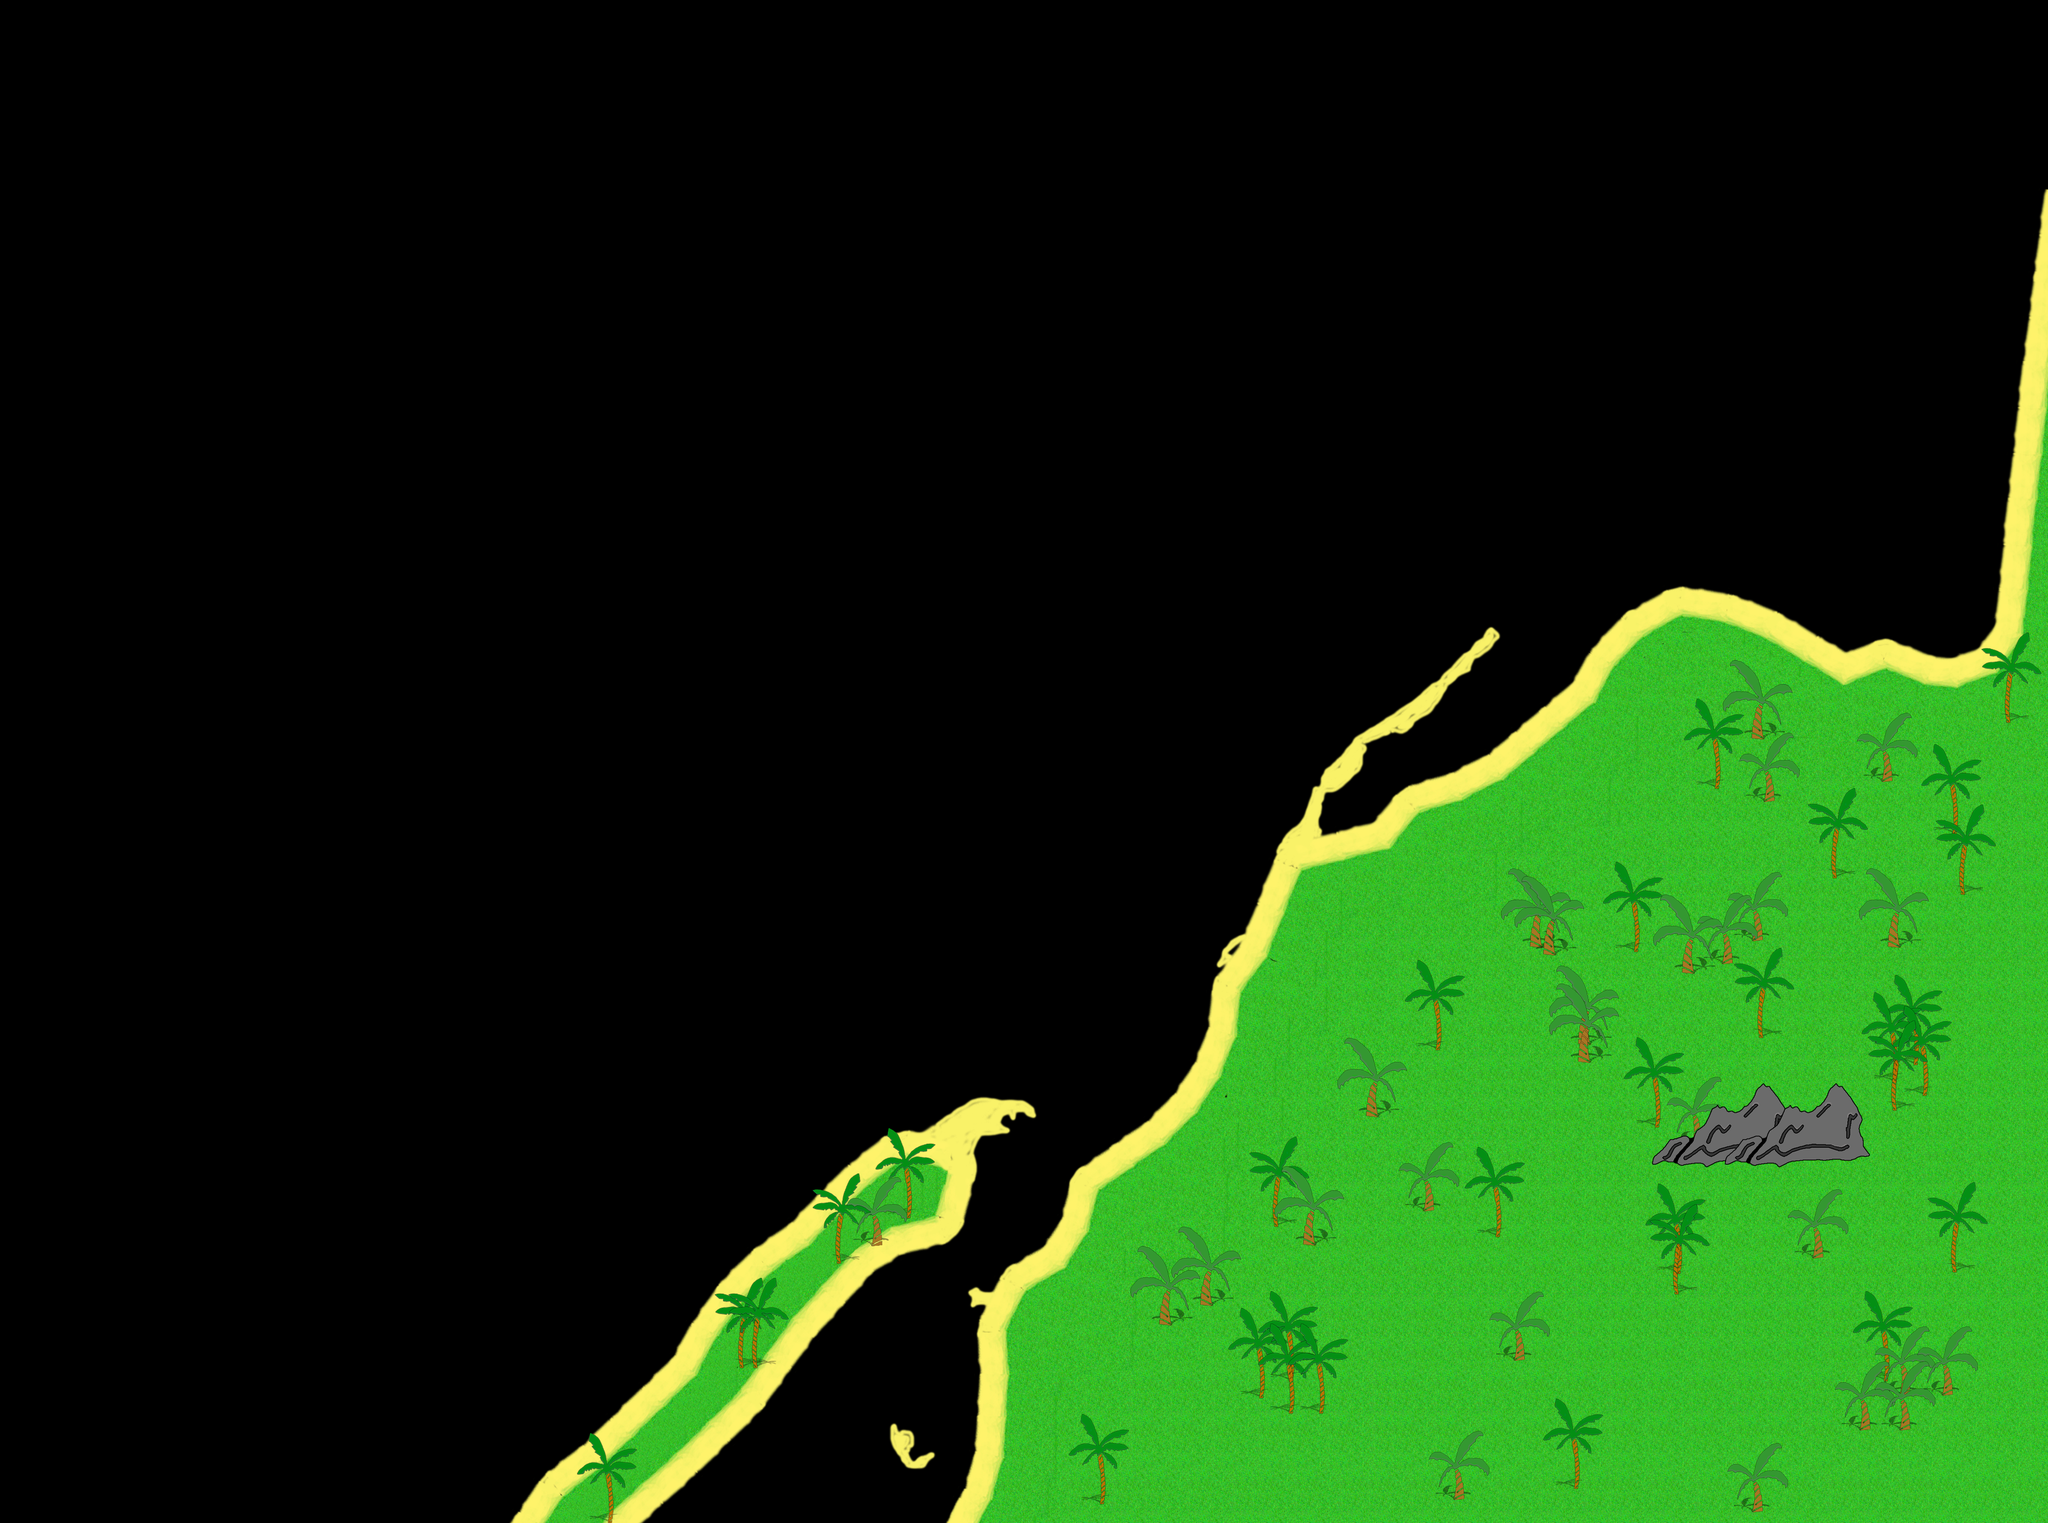

This game map was drawn from its Tiled (.tmx) file and the tilesets committed beside it. A one-line description and the trimmed map source follow:
An orthogonal 125x93 tile map with 32x32 px tiles, 1 tile layer (navigation), 1 image layer and 4 objects.

<map version="1.0" orientation="orthogonal" renderorder="right-down" width="125" height="93" tilewidth="32" tileheight="32" nextobjectid="8">
 <tileset firstgid="1" name="Bau_Land" tilewidth="32" tileheight="32" tilecount="9" columns="3">
  <image source="../Shared/Bau_Land.jpg" width="100" height="100" />
 </tileset>
 <imagelayer name="Wasser" opacity="0.9">
  <image source="../Shared/Bau_Wasser final.png" width="4000" height="3000" />
 </imagelayer>
 <imagelayer name="Land">
  <image source="Map_Luanda ohne Bau.png" width="4000" height="3000" />
 </imagelayer>
 <layer name="navigation" width="125" height="93" opacity="0">
  <data>[11625 cells, 8404 non-empty, 9 distinct tile ids]</data>
 </layer>
 <objectgroup name="Collision">
  <object id="2" x="978.667" y="3001.33">
   <polyline points="0,0 14.6667,-22.6667 24,-42.6667 36,-50.6667 41.3333,-66.6667 52,-82.6667 77.3333,-114.667 88,-129.333 104,-136 109.333,-149.333 136,-164 154.667,-178.667 162.667,-181.333 168,-200 182.667,-205.333 193.333,-217.333 230.667,-252 293.333,-306.667 298.333,-318.333 335.333,-353.333 344.333,-374.333 354.333,-392.333 371.333,-417.333 387.333,-442.333 408.333,-472.333 429.333,-501.333 438.333,-510.333 447.333,-522.333 470.333,-536.333 500.333,-569.333 510.333,-572.333 520.333,-587.333 527.333,-588.333 573.333,-621.333 583.333,-635.333 631.333,-679.333 637.333,-694.333 703.333,-747.333 714.333,-758.333 724.333,-766.333 737.333,-772.333 742.333,-779.333 761.333,-787.333 784.333,-792.333 799.333,-796.333 810.333,-793.333 814.333,-788.333 836.333,-800.333 874.333,-826.333 891.333,-839.333 901.333,-842.333 913.333,-853.333 936.333,-859.333 949.333,-859.333 967.333,-856.333 974.333,-853.333 1020.33,-853.333 1040.33,-840.333 1043.33,-823.333 1043.33,-817.333 1030.33,-819.333 1021.33,-824.333 1018.33,-829.333 1013.33,-829.333 1007.33,-826.333 1005.33,-815.333 1000.33,-812.333 992.333,-821.333 987.333,-824.333 979.333,-819.333 975.333,-813.333 977.333,-805.333 987.333,-800.333 991.333,-791.333 988.333,-787.333 977.333,-785.333 960.333,-784.333 939.333,-782.333 923.333,-755.333 924.333,-738.333 928.333,-729.333 929.333,-719.333 924.333,-695.333 920.333,-686.333 920.333,-682.333 920.333,-670.333 915.333,-657.333 908.333,-643.333 906.333,-634.333 906.333,-619.333 903.333,-610.333 891.333,-588.333 860.333,-567.333 844.333,-567.333 837.333,-564.333 828.333,-558.333 818.333,-559.333 788.333,-551.333 772.333,-545.333 762.333,-537.333 751.333,-529.333 727.333,-517.333 706.333,-495.333 706.333,-489.333 697.333,-483.333 690.333,-477.333 650.333,-433.333 652.333,-425.333 612.333,-388.333 603.333,-379.333 598.333,-371.333 598.333,-366.333 591.333,-359.333 581.333,-351.333 569.333,-330.333 555.333,-314.333 547.333,-298.333 540.333,-292.333 533.333,-285.333 528.333,-277.333 520.333,-269.333 518.333,-260.333 515.333,-254.333 486.333,-225.333 486.333,-219.333 477.333,-214.333 425.333,-163.333 425.333,-159.333 416.333,-154.333 413.333,-156.333 392.333,-131.333 386.333,-128.333 375.333,-115.333 365.333,-109.333 343.333,-79.3333 325.333,-72.3333 315.333,-64.3333 291.333,-40.3333 284.333,-34.3333 276.333,-27.3333 253.333,-4 0,-2.66667" />
  </object>
  </objectgroup>
</map>
<!-- 3 of 4 objects omitted -->
